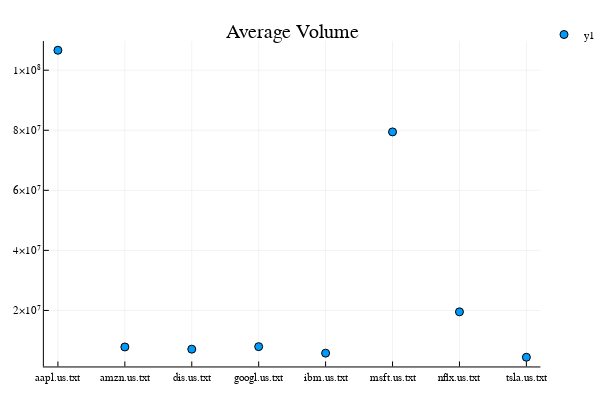

The cell this chart's notebook holds for it:
### Markdown cell above
# Many stats can be plotted

## GroupBy

### Code cell
using Plots
plotly()

scatter(g, title = "Average Volume")

### Figure 1 — Plotly figure (JSON) as saved in the notebook; plotly's stock layout.template omitted (floating-point values rounded to 4 significant figures)
{"data": [{"colorbar": {"title": ""}, "marker": {"color": ["rgba(0, 154, 250, 1.000)", "rgba(0, 154, 250, 1.000)", "rgba(0, 154, 250, 1.000)", "rgba(0, 154, 250, 1.000)", "rgba(0, 154, 250, 1.000)", "rgba(0, 154, 250, 1.000)", "rgba(0, 154, 250, 1.000)", "rgba(0, 154, 250, 1.000)"], "line": {"color": ["rgba(0, 0, 0, 1.000)", "rgba(0, 0, 0, 1.000)", "rgba(0, 0, 0, 1.000)", "rgba(0, 0, 0, 1.000)", "rgba(0, 0, 0, 1.000)", "rgba(0, 0, 0, 1.000)", "rgba(0, 0, 0, 1.000)", "rgba(0, 0, 0, 1.000)"], "width": 1}, "size": 8, "symbol": "circle"}, "mode": "markers", "name": "y1", "showlegend": true, "type": "scatter", "x": [0.5, 1.5, 2.5, 3.5, 4.5, 5.5, 6.5, 7.5], "xaxis": "x1", "y": [106600000.0, 7837000.0, 7109000.0, 7952000.0, 5783000.0, 79460000.0, 19530000.0, 4417000.0], "yaxis": "y1"}], "layout": {"annotations": [{"font": {"color": "rgba(0, 0, 0, 1.000)", "family": "sans-serif", "size": 20}, "rotation": 0, "showarrow": false, "text": "Average Volume", "x": 0.537, "xanchor": "center", "xref": "paper", "y": 1, "yanchor": "top", "yref": "paper"}], "height": 400, "legend": {"bgcolor": "rgba(255, 255, 255, 1.000)", "bordercolor": "rgba(0, 0, 0, 1.000)", "font": {"color": "rgba(0, 0, 0, 1.000)", "family": "sans-serif", "size": 11}, "x": 1, "y": 1}, "margin": {"b": 20, "l": 0, "r": 0, "t": 20}, "paper_bgcolor": "rgba(255, 255, 255, 1.000)", "plot_bgcolor": "rgba(255, 255, 255, 1.000)", "showlegend": true, "width": 600, "xaxis1": {"anchor": "y1", "domain": [0.08064, 0.9934], "gridcolor": "rgba(0, 0, 0, 0.100)", "gridwidth": 0.5, "linecolor": "rgba(0, 0, 0, 1.000)", "mirror": false, "range": [0.29, 7.71], "showgrid": true, "showline": true, "showticklabels": true, "tickangle": 0, "tickcolor": "rgb(0, 0, 0)", "tickfont": {"color": "rgba(0, 0, 0, 1.000)", "family": "sans-serif", "size": 11}, "tickmode": "array", "ticks": "inside", "ticktext": ["aapl.us.txt", "amzn.us.txt", "amzn.us.txt", "amzn.us.txt", "dis.us.txt", "googl.us.txt", "googl.us.txt", "googl.us.txt", "ibm.us.txt", "msft.us.txt", "msft.us.txt", "msft.us.txt", "nflx.us.txt", "tsla.us.txt", "tsla.us.txt"], "tickvals": [0.5, 1.5, 1.5, 1.5, 2.5, 3.5, 3.5, 3.5, 4.5, 5.5, 5.5, 5.5, 6.5, 7.5, 7.5], "title": "", "titlefont": {"color": "rgba(0, 0, 0, 1.000)", "family": "sans-serif", "size": 15}, "type": "-", "visible": true, "zeroline": false, "zerolinecolor": "rgba(0, 0, 0, 1.000)"}, "yaxis1": {"anchor": "x1", "domain": [0.03762, 0.9415], "gridcolor": "rgba(0, 0, 0, 0.100)", "gridwidth": 0.5, "linecolor": "rgba(0, 0, 0, 1.000)", "mirror": false, "range": [1350000.0, 109700000.0], "showgrid": true, "showline": true, "showticklabels": true, "tickangle": 0, "tickcolor": "rgb(0, 0, 0)", "tickfont": {"color": "rgba(0, 0, 0, 1.000)", "family": "sans-serif", "size": 11}, "tickmode": "array", "ticks": "inside", "ticktext": ["2×10⁷", "4×10⁷", "6×10⁷", "8×10⁷", "1×10⁸"], "tickvals": [20000000, 40000000, 60000000, 80000000, 100000000], "title": "", "titlefont": {"color": "rgba(0, 0, 0, 1.000)", "family": "sans-serif", "size": 15}, "type": "-", "visible": true, "zeroline": false, "zerolinecolor": "rgba(0, 0, 0, 1.000)"}}}
